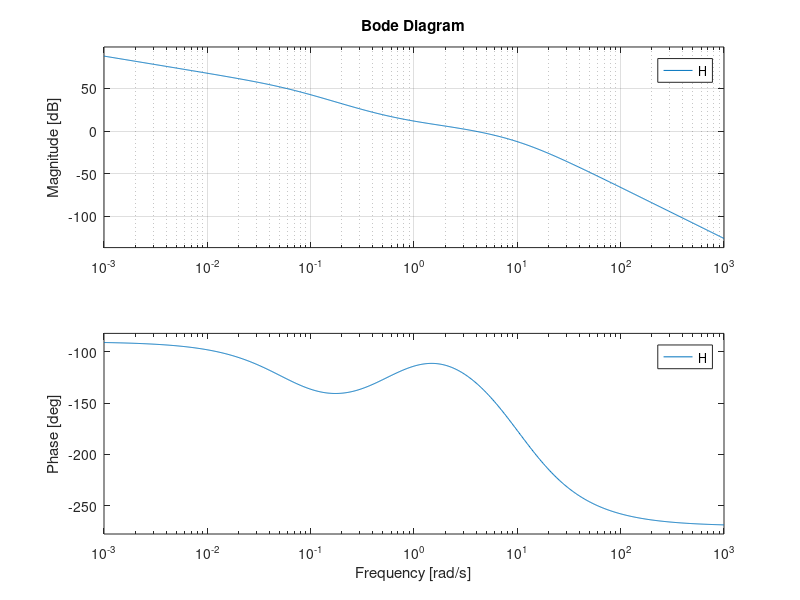
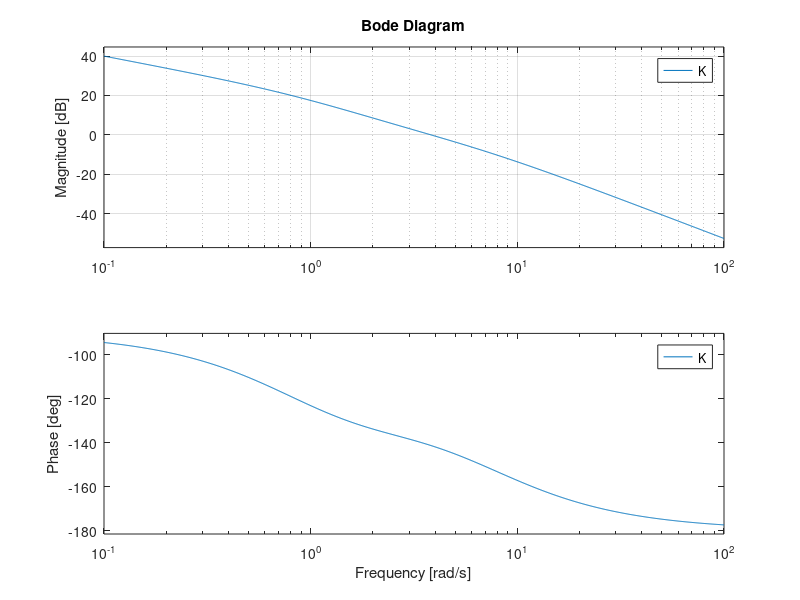
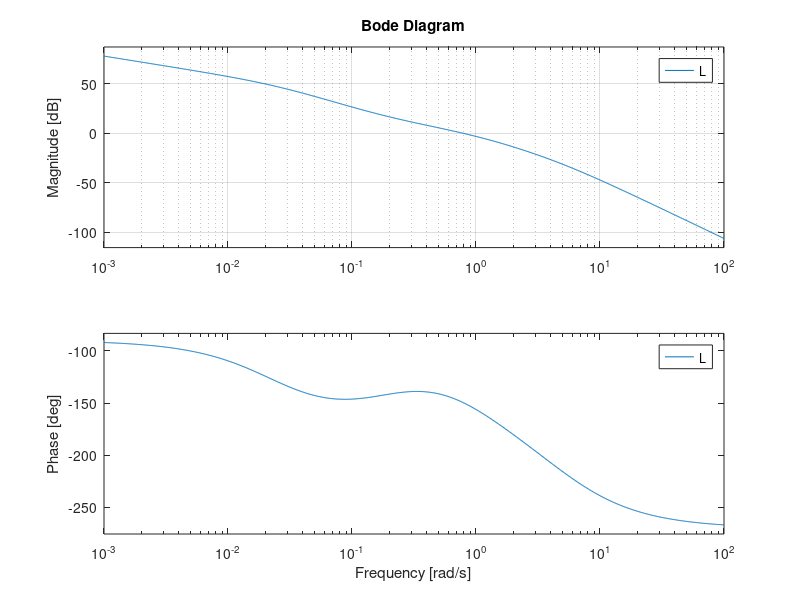
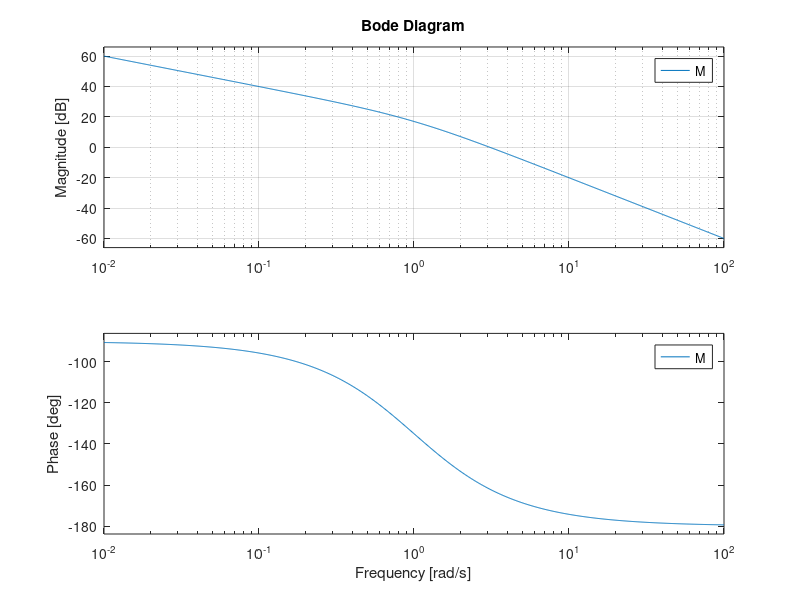

These figures' MATLAB source, in order:
H = tf([37.3 68.65 25],[0.0744 1.69745 11.1938 16.693 1 0]);
figure(1);
bode(H),grid
K = tf([3.85 10],[0.162 1.162 1 0]);
figure(2);
bode(K),grid
L = tf([40 8],[8 48.2 41.2 1 0]);
figure(3);
bode(L),grid
M = tf([10],[1 1 0]);
figure(4);
bode(M),grid
N = tf([8],[1 6 5 0]);
figure(5);
bode(N),grid
P = tf([25],[0.05 0.6 1 0]);
figure(6);
bode(P),grid
